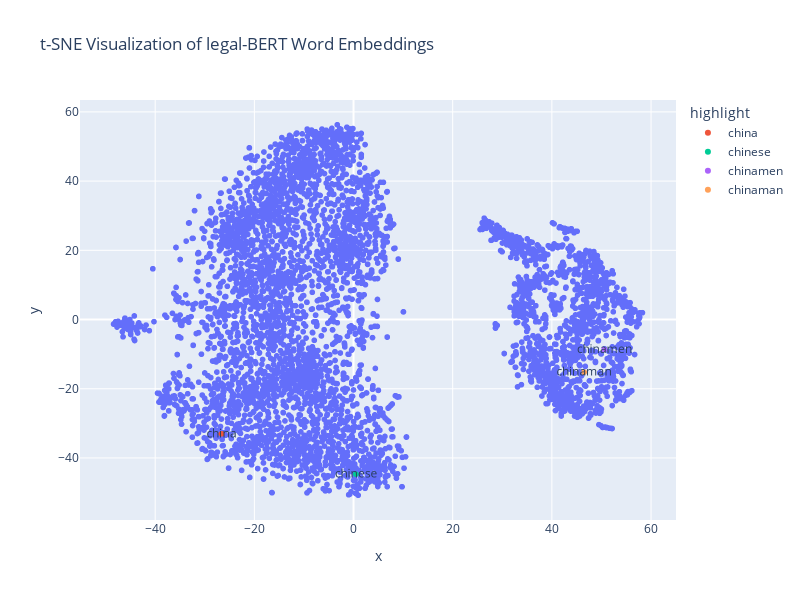

Source (notebook cell):
### Code cell
# Create a DataFrame for visualization
import plotly.express as px

df_tsne = pd.DataFrame(tsne_results, columns=['x', 'y'])
df_tsne['word'] = list(word_embeddings.keys())
# Highlight the word 'chinese' in the plot
keywords = ["chinese", "china", "chinaman", "chinamen"]
df_tsne['highlight'] = df_tsne['word'].apply(lambda x: x if x in keywords else '')

fig = px.scatter(
    df_tsne,
    x='x',
    y='y',
    title='t-SNE Visualization of legal-BERT Word Embeddings',
    color='highlight',                        
    hover_data=['word'], 
    text= 'highlight',
    height=600,
    width=800
)

fig.show()

### Figure 1 — Plotly figure (JSON) as saved in the notebook; plotly's stock layout.template omitted (floating-point values rounded to 4 significant figures; data arrays with more than 128 entries replaced by an {"elided": "..."} marker saying what was removed)
{"data": [{"customdata": {"elided": "4845x1 str values"}, "hovertemplate": "highlight=%{text}<br>x=%{x}<br>y=%{y}<br>word=%{customdata[0]}<extra></extra>", "legendgroup": "", "marker": {"color": "#636efa", "symbol": "circle"}, "mode": "markers+text", "name": "", "showlegend": false, "text": {"elided": "4845 str values"}, "type": "scattergl", "x": {"elided": "4845 float values"}, "xaxis": "x", "y": {"elided": "4845 float values"}, "yaxis": "y"}, {"customdata": [["china"]], "hovertemplate": "highlight=%{text}<br>x=%{x}<br>y=%{y}<br>word=%{customdata[0]}<extra></extra>", "legendgroup": "china", "marker": {"color": "#EF553B", "symbol": "circle"}, "mode": "markers+text", "name": "china", "showlegend": true, "text": ["china"], "type": "scattergl", "x": [-26.64], "xaxis": "x", "y": [-33.01], "yaxis": "y"}, {"customdata": [["chinese"]], "hovertemplate": "highlight=%{text}<br>x=%{x}<br>y=%{y}<br>word=%{customdata[0]}<extra></extra>", "legendgroup": "chinese", "marker": {"color": "#00cc96", "symbol": "circle"}, "mode": "markers+text", "name": "chinese", "showlegend": true, "text": ["chinese"], "type": "scattergl", "x": [0.4686], "xaxis": "x", "y": [-44.67], "yaxis": "y"}, {"customdata": [["chinamen"]], "hovertemplate": "highlight=%{text}<br>x=%{x}<br>y=%{y}<br>word=%{customdata[0]}<extra></extra>", "legendgroup": "chinamen", "marker": {"color": "#ab63fa", "symbol": "circle"}, "mode": "markers+text", "name": "chinamen", "showlegend": true, "text": ["chinamen"], "type": "scattergl", "x": [50.56], "xaxis": "x", "y": [-8.661], "yaxis": "y"}, {"customdata": [["chinaman"]], "hovertemplate": "highlight=%{text}<br>x=%{x}<br>y=%{y}<br>word=%{customdata[0]}<extra></extra>", "legendgroup": "chinaman", "marker": {"color": "#FFA15A", "symbol": "circle"}, "mode": "markers+text", "name": "chinaman", "showlegend": true, "text": ["chinaman"], "type": "scattergl", "x": [46.52], "xaxis": "x", "y": [-15.21], "yaxis": "y"}], "layout": {"height": 600, "legend": {"title": {"text": "highlight"}, "tracegroupgap": 0}, "title": {"text": "t-SNE Visualization of legal-BERT Word Embeddings"}, "width": 800, "xaxis": {"anchor": "y", "domain": [0, 1], "title": {"text": "x"}}, "yaxis": {"anchor": "x", "domain": [0, 1], "title": {"text": "y"}}}}
